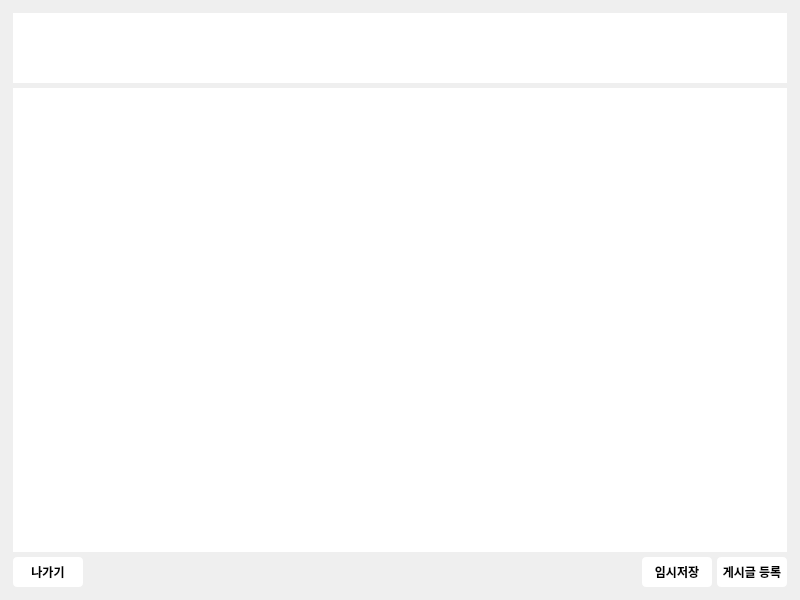
<?xml version="1.0" encoding="UTF-8"?>
<ui version="4.0">
 <class>WriteWidget</class>
 <widget class="QWidget" name="WriteWidget">
  <property name="geometry">
   <rect>
    <x>0</x>
    <y>0</y>
    <width>800</width>
    <height>600</height>
   </rect>
  </property>
  <property name="windowTitle">
   <string>Form</string>
  </property>
  <property name="styleSheet">
   <string notr="true">QPushButton{
	border: none;
	border-radius: 4px;
	background-color: rgb(255, 255, 255);
	color: rgb(0, 0, 0);
	font-weight: bold;
}

QPushButton:hover{
	background-color: rgb(225, 225, 225);
}</string>
  </property>
  <layout class="QVBoxLayout" name="verticalLayout">
   <property name="spacing">
    <number>5</number>
   </property>
   <property name="leftMargin">
    <number>13</number>
   </property>
   <property name="topMargin">
    <number>13</number>
   </property>
   <property name="rightMargin">
    <number>13</number>
   </property>
   <property name="bottomMargin">
    <number>13</number>
   </property>
   <item>
    <widget class="QLineEdit" name="titleLineEdit">
     <property name="minimumSize">
      <size>
       <width>0</width>
       <height>70</height>
      </size>
     </property>
     <property name="maximumSize">
      <size>
       <width>16777215</width>
       <height>70</height>
      </size>
     </property>
     <property name="font">
      <font>
       <pointsize>25</pointsize>
       <bold>true</bold>
      </font>
     </property>
     <property name="styleSheet">
      <string notr="true">QLineEdit{
	border: none;
}</string>
     </property>
     <property name="text">
      <string/>
     </property>
    </widget>
   </item>
   <item>
    <layout class="QHBoxLayout" name="horizontalLayout">
     <property name="spacing">
      <number>0</number>
     </property>
    </layout>
   </item>
   <item>
    <widget class="QTextEdit" name="textEdit">
     <property name="font">
      <font>
       <pointsize>12</pointsize>
      </font>
     </property>
     <property name="styleSheet">
      <string notr="true">QTextEdit{
	border: none;
}</string>
     </property>
    </widget>
   </item>
   <item>
    <layout class="QHBoxLayout" name="horizontalLayout_2">
     <property name="spacing">
      <number>5</number>
     </property>
     <item>
      <widget class="QPushButton" name="exitPushButton">
       <property name="minimumSize">
        <size>
         <width>70</width>
         <height>30</height>
        </size>
       </property>
       <property name="maximumSize">
        <size>
         <width>70</width>
         <height>30</height>
        </size>
       </property>
       <property name="text">
        <string>나가기</string>
       </property>
      </widget>
     </item>
     <item>
      <spacer name="horizontalSpacer">
       <property name="orientation">
        <enum>Qt::Orientation::Horizontal</enum>
       </property>
       <property name="sizeHint" stdset="0">
        <size>
         <width>40</width>
         <height>20</height>
        </size>
       </property>
      </spacer>
     </item>
     <item>
      <widget class="QPushButton" name="temporarySavePushButton">
       <property name="minimumSize">
        <size>
         <width>70</width>
         <height>30</height>
        </size>
       </property>
       <property name="maximumSize">
        <size>
         <width>70</width>
         <height>30</height>
        </size>
       </property>
       <property name="text">
        <string>임시저장</string>
       </property>
      </widget>
     </item>
     <item>
      <widget class="QPushButton" name="postRegisterPushButton">
       <property name="minimumSize">
        <size>
         <width>70</width>
         <height>30</height>
        </size>
       </property>
       <property name="maximumSize">
        <size>
         <width>70</width>
         <height>30</height>
        </size>
       </property>
       <property name="text">
        <string>게시글 등록</string>
       </property>
      </widget>
     </item>
    </layout>
   </item>
  </layout>
 </widget>
 <resources/>
 <connections/>
</ui>
